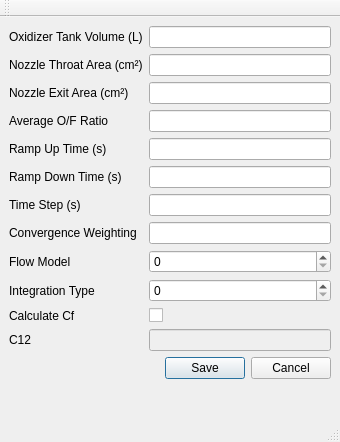
<?xml version="1.0" encoding="UTF-8"?>
<ui version="4.0">
 <class>VariablesWindow</class>
 <widget class="QMainWindow" name="VariablesWindow">
  <property name="geometry">
   <rect>
    <x>0</x>
    <y>0</y>
    <width>340</width>
    <height>442</height>
   </rect>
  </property>
  <property name="windowTitle">
   <string>Variables</string>
  </property>
  <property name="windowIcon">
   <iconset>
    <normaloff>logo.png</normaloff>logo.png</iconset>
  </property>
  <widget class="QWidget" name="centralwidget">
   <layout class="QFormLayout" name="formLayout">
    <item row="0" column="0">
     <widget class="QLabel" name="labelOxTank">
      <property name="text">
       <string>Oxidizer Tank Volume (L)</string>
      </property>
     </widget>
    </item>
    <item row="0" column="1">
     <widget class="QLineEdit" name="lineEditOxTank"/>
    </item>
    <item row="3" column="1">
     <widget class="QLineEdit" name="lineEditOxFuel"/>
    </item>
    <item row="4" column="1">
     <widget class="QLineEdit" name="lineEditRampUp"/>
    </item>
    <item row="5" column="1">
     <widget class="QLineEdit" name="lineEditRampDown"/>
    </item>
    <item row="8" column="1">
     <widget class="QSpinBox" name="spinBoxFlowModel"/>
    </item>
    <item row="1" column="0">
     <widget class="QLabel" name="labelThroatA">
      <property name="text">
       <string>Nozzle Throat Area (cm²)</string>
      </property>
     </widget>
    </item>
    <item row="12" column="1">
     <widget class="QDialogButtonBox" name="buttonBox">
      <property name="standardButtons">
       <set>QDialogButtonBox::Cancel|QDialogButtonBox::Save</set>
      </property>
      <property name="centerButtons">
       <bool>false</bool>
      </property>
     </widget>
    </item>
    <item row="1" column="1">
     <widget class="QLineEdit" name="lineEditThroatA"/>
    </item>
    <item row="3" column="0">
     <widget class="QLabel" name="labelOxfuel">
      <property name="text">
       <string>Average O/F Ratio</string>
      </property>
     </widget>
    </item>
    <item row="2" column="0">
     <widget class="QLabel" name="labelExitA">
      <property name="text">
       <string>Nozzle Exit Area (cm²)</string>
      </property>
     </widget>
    </item>
    <item row="4" column="0">
     <widget class="QLabel" name="labelRampUp">
      <property name="text">
       <string>Ramp Up Time (s)</string>
      </property>
     </widget>
    </item>
    <item row="5" column="0">
     <widget class="QLabel" name="labelRampDown">
      <property name="text">
       <string>Ramp Down Time (s)</string>
      </property>
     </widget>
    </item>
    <item row="6" column="0">
     <widget class="QLabel" name="labelTimeStep">
      <property name="text">
       <string>Time Step (s)</string>
      </property>
     </widget>
    </item>
    <item row="7" column="0">
     <widget class="QLabel" name="labelConvWeight">
      <property name="text">
       <string>Convergence Weighting</string>
      </property>
     </widget>
    </item>
    <item row="8" column="0">
     <widget class="QLabel" name="labelFlowModel">
      <property name="text">
       <string>Flow Model</string>
      </property>
     </widget>
    </item>
    <item row="9" column="0">
     <widget class="QLabel" name="labelIntType">
      <property name="text">
       <string>Integration Type</string>
      </property>
     </widget>
    </item>
    <item row="10" column="1">
     <widget class="QCheckBox" name="checkBoxCalcCf">
      <property name="text">
       <string/>
      </property>
     </widget>
    </item>
    <item row="10" column="0">
     <widget class="QLabel" name="labelCalcCf">
      <property name="text">
       <string>Calculate Cf</string>
      </property>
     </widget>
    </item>
    <item row="11" column="0">
     <widget class="QLabel" name="labelC12">
      <property name="text">
       <string>C12</string>
      </property>
     </widget>
    </item>
    <item row="11" column="1">
     <widget class="QLineEdit" name="lineEditC12">
      <property name="enabled">
       <bool>false</bool>
      </property>
     </widget>
    </item>
    <item row="9" column="1">
     <widget class="QSpinBox" name="spinBoxIntType"/>
    </item>
    <item row="6" column="1">
     <widget class="QLineEdit" name="lineEditTimeStep"/>
    </item>
    <item row="7" column="1">
     <widget class="QLineEdit" name="lineEditConvWeight"/>
    </item>
    <item row="2" column="1">
     <widget class="QLineEdit" name="lineEditExitA"/>
    </item>
   </layout>
  </widget>
  <widget class="QMenuBar" name="menubar">
   <property name="geometry">
    <rect>
     <x>0</x>
     <y>0</y>
     <width>340</width>
     <height>20</height>
    </rect>
   </property>
  </widget>
  <widget class="QStatusBar" name="statusbar"/>
  <widget class="QToolBar" name="toolBar">
   <property name="windowTitle">
    <string>toolBar</string>
   </property>
   <attribute name="toolBarArea">
    <enum>TopToolBarArea</enum>
   </attribute>
   <attribute name="toolBarBreak">
    <bool>false</bool>
   </attribute>
  </widget>
 </widget>
 <tabstops>
  <tabstop>lineEditOxTank</tabstop>
  <tabstop>lineEditThroatA</tabstop>
  <tabstop>lineEditExitA</tabstop>
  <tabstop>lineEditOxFuel</tabstop>
  <tabstop>lineEditRampUp</tabstop>
  <tabstop>lineEditRampDown</tabstop>
  <tabstop>lineEditTimeStep</tabstop>
  <tabstop>lineEditConvWeight</tabstop>
  <tabstop>spinBoxFlowModel</tabstop>
  <tabstop>spinBoxIntType</tabstop>
  <tabstop>checkBoxCalcCf</tabstop>
  <tabstop>lineEditC12</tabstop>
 </tabstops>
 <resources/>
 <connections>
  <connection>
   <sender>checkBoxCalcCf</sender>
   <signal>toggled(bool)</signal>
   <receiver>lineEditC12</receiver>
   <slot>setEnabled(bool)</slot>
   <hints>
    <hint type="sourcelabel">
     <x>246</x>
     <y>326</y>
    </hint>
    <hint type="destinationlabel">
     <x>246</x>
     <y>350</y>
    </hint>
   </hints>
  </connection>
  <connection>
   <sender>buttonBox</sender>
   <signal>clicked(QAbstractButton*)</signal>
   <receiver>VariablesWindow</receiver>
   <slot>close()</slot>
   <hints>
    <hint type="sourcelabel">
     <x>246</x>
     <y>380</y>
    </hint>
    <hint type="destinationlabel">
     <x>168</x>
     <y>210</y>
    </hint>
   </hints>
  </connection>
 </connections>
</ui>
